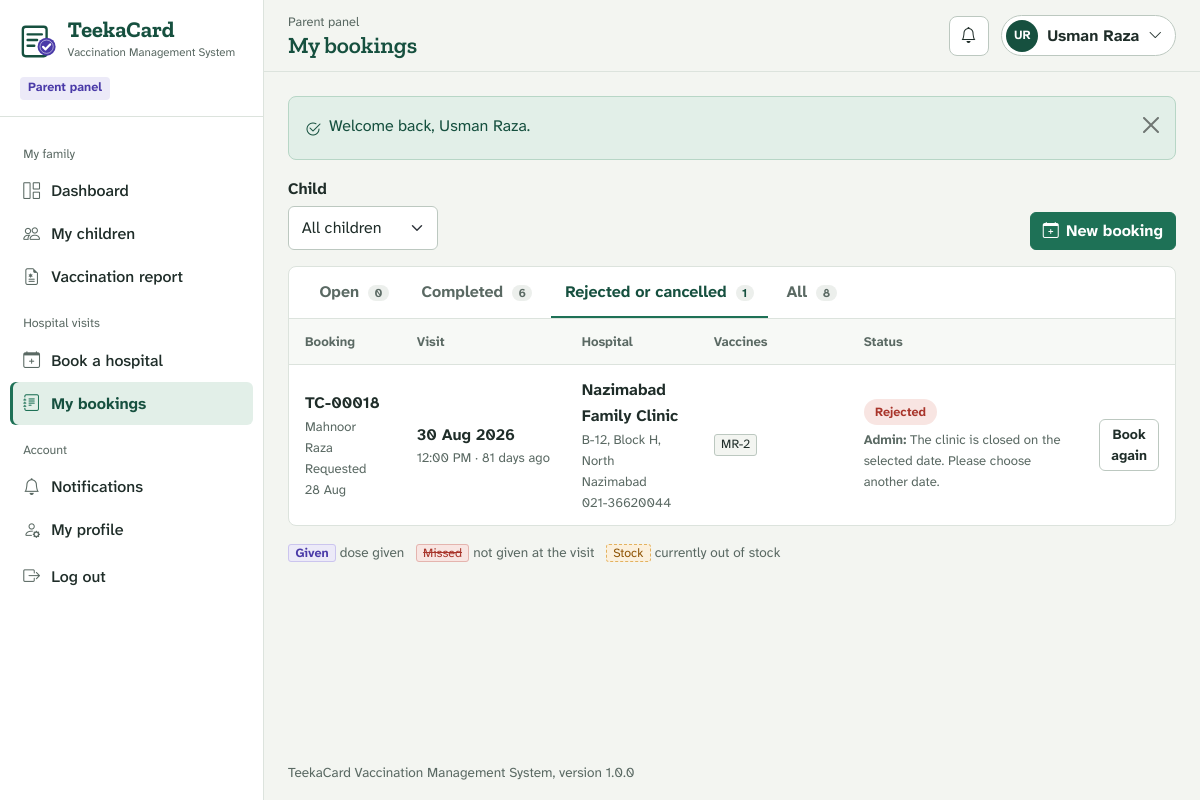
The app's page /1_Source_Code/vms/parent/bookings.php?tab=closed (signed in), older data.
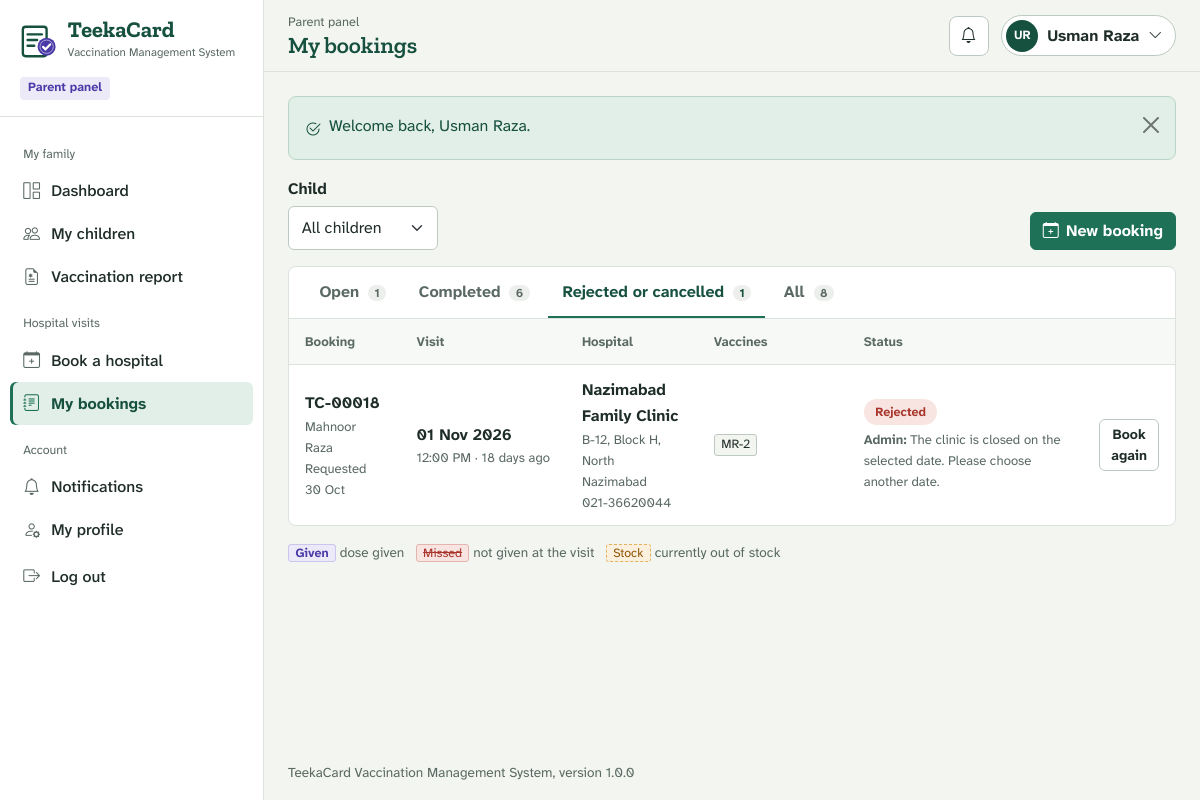
The same page, newer data.
### tables this page shows
CREATE TABLE `appointments` (
  `id`                 INT UNSIGNED NOT NULL AUTO_INCREMENT,
  `parent_id`          INT UNSIGNED NOT NULL,
  `child_id`           INT UNSIGNED NOT NULL,
  `hospital_id`        INT UNSIGNED NOT NULL,
  `appointment_date`   DATE NOT NULL,
  `appointment_time`   TIME NOT NULL,
  `parent_note`        VARCHAR(255) NULL DEFAULT NULL,
  `request_status`     ENUM('Pending','Approved','Rejected','Cancelled') NOT NULL DEFAULT 'Pending',
  `admin_remark`       VARCHAR(255) NULL DEFAULT NULL,
  `decided_at`         DATETIME NULL DEFAULT NULL,
  `vaccination_status` ENUM('Pending','Vaccinated','Partially Vaccinated','Not Vaccinated') NOT NULL DEFAULT 'Pending',
  `hospital_remark`    VARCHAR(255) NULL DEFAULT NULL,
  `completed_at`       DATETIME NULL DEFAULT NULL,
  `created_at`         DATETIME NOT NULL DEFAULT CURRENT_TIMESTAMP,
  `updated_at`         DATETIME NULL DEFAULT NULL ON UPDATE CURRENT_TIMESTAMP,
  PRIMARY KEY (`id`),
  KEY `idx_appt_date` (`appointment_date`),
  KEY `idx_appt_request` (`request_status`),
  KEY `idx_appt_vacc` (`vaccination_status`),
  CONSTRAINT `fk_appt_parent`   FOREIGN KEY (`parent_id`)   REFERENCES `parents` (`id`)   ON DELETE CASCADE,
  CONSTRAINT `fk_appt_child`    FOREIGN KEY (`child_id`)    REFERENCES `children` (`id`)  ON DELETE CASCADE,
   
   
  CONSTRAINT `fk_appt_hospital` FOREIGN KEY (`hospital_id`) REFERENCES `hospitals` (`id`) ON DELETE RESTRICT
);

CREATE TABLE `children` (
  `id`            INT UNSIGNED NOT NULL AUTO_INCREMENT,
  `parent_id`     INT UNSIGNED NOT NULL,
  `name`          VARCHAR(100) NOT NULL,
  `date_of_birth` DATE NOT NULL,
  `gender`        ENUM('Male','Female') NOT NULL,
  `blood_group`   VARCHAR(5) NULL DEFAULT NULL,
  `birth_weight`  DECIMAL(4,2) NULL DEFAULT NULL COMMENT 'kg',
  `notes`         VARCHAR(255) NULL DEFAULT NULL COMMENT 'allergies / medical notes',
  `created_at`    DATETIME NOT NULL DEFAULT CURRENT_TIMESTAMP,
  `updated_at`    DATETIME NULL DEFAULT NULL ON UPDATE CURRENT_TIMESTAMP,
  PRIMARY KEY (`id`),
  KEY `idx_child_parent` (`parent_id`),
  CONSTRAINT `fk_child_parent` FOREIGN KEY (`parent_id`)
    REFERENCES `parents` (`id`) ON DELETE CASCADE
);

CREATE TABLE `hospitals` (
  `id`         INT UNSIGNED NOT NULL AUTO_INCREMENT,
  `name`       VARCHAR(150) NOT NULL,
  `email`      VARCHAR(150) NOT NULL,
  `phone`      VARCHAR(20)  NOT NULL,
  `city`       VARCHAR(60)  NOT NULL,
  `address`    VARCHAR(255) NOT NULL,
  `location`   VARCHAR(255) NULL DEFAULT NULL COMMENT 'Area / landmark / map link',
  `timings`    VARCHAR(100) NULL DEFAULT NULL,
  `password`   VARCHAR(255) NOT NULL,
  `status`     ENUM('Pending','Active','Inactive') NOT NULL DEFAULT 'Pending',
  `created_at` DATETIME NOT NULL DEFAULT CURRENT_TIMESTAMP,
  `updated_at` DATETIME NULL DEFAULT NULL ON UPDATE CURRENT_TIMESTAMP,
  PRIMARY KEY (`id`),
  UNIQUE KEY `uq_hospital_email` (`email`),
  KEY `idx_hospital_city` (`city`),
  KEY `idx_hospital_status` (`status`)
);

### 1_Source_Code/vms/includes/functions.php (called while the page is built, shortened)
<?php
function e($value): string
{
    return htmlspecialchars((string) ($value ?? ''), ENT_QUOTES, 'UTF-8');
}
function url(string $path = ''): string
{
    return BASE_PATH . '/' . ltrim($path, '/');
}
function get(string $key, string $default = ''): string
{
    $value = $_GET[$key] ?? $default;
    return is_string($value) ? trim($value) : $default;
}
function int_param(string $key, string $source = 'get'): int
{
    $bag   = $source === 'post' ? $_POST : $_GET;
    $value = filter_var($bag[$key] ?? null, FILTER_VALIDATE_INT, ['options' => ['min_range' => 1]]);
    return $value === false ? 0 : (int) $value;
}
function today(): string
{
    return date('Y-m-d');
}
function fmt_date(?string $date, string $format = 'd M Y'): string
{
    return date($format, strtotime($date));
}
function fmt_time(?string $time): string
{
    return empty($time) ? '-' : date('g:i A', strtotime($time));
}
function days_between(string $from, string $to): int
{
    $a = new DateTime($from);
    $b = new DateTime($to);
    return (int) $a->diff($b)->format('%r%a');
}
function relative_days(string $date): string
{
    $d = days_between(today(), $date);
    return $d > 0 ? 'in ' . $d . ' days' : abs($d) . ' days ago';
}
function booking_ref(int $id): string
{
    return 'TC-' . str_pad((string) $id, 5, '0', STR_PAD_LEFT);
}
function paginate(int $total, int $perPage = PER_PAGE): array
{
    $pages = max(1, (int) ceil($total / $perPage));
    $page  = min(max(1, int_param('page')), $pages);
    return ['page' => $page, 'per' => $perPage, 'offset' => ($page - 1) * $perPage, 'pages' => $pages, 'total' => $total];
}
function query_url(array $changes): string
{
    $query = array_merge($_GET, $changes);
    $query = array_filter($query, function ($v) {
        return $v !== '' && $v !== null;
    });
    return strtok($_SERVER['REQUEST_URI'] ?? '', '?') . ($query ? '?' . http_build_query($query) : '');
}

### 1_Source_Code/vms/includes/auth.php (called while the page is built, shortened)
<?php
function current_user_id(): int
{
    return (int) ($_SESSION['auth']['id'] ?? 0);
}

### 1_Source_Code/vms/includes/db.php (called while the page is built, shortened)
<?php
function db(): PDO
{
    static $pdo = null;
    if ($pdo === null) {
        $dsn = 'mysql:host=' . DB_HOST . ';port=' . DB_PORT . ';dbname=' . DB_NAME . ';charset=utf8mb4';
        try {
            $pdo = new PDO($dsn, DB_USER, DB_PASS, [
                PDO::ATTR_ERRMODE            => PDO::ERRMODE_EXCEPTION,
                PDO::ATTR_DEFAULT_FETCH_MODE => PDO::FETCH_ASSOC,
                PDO::ATTR_EMULATE_PREPARES   => false,
            ]);
            $pdo->exec("SET time_zone = '" . date('P') . "'");
        } catch (PDOException $e) {
            db_setup_error($e->getMessage());
        }
    }
    return $pdo;
}
function db_run(string $sql, array $params = []): PDOStatement
{
    $stmt = db()->prepare($sql);
    foreach ($params as $key => $value) {
        $param = is_int($key) ? $key + 1 : (str_starts_with($key, ':') ? $key : ':' . $key);
        $type  = is_int($value) ? PDO::PARAM_INT : (is_null($value) ? PDO::PARAM_NULL : PDO::PARAM_STR);
        $stmt->bindValue($param, $value, $type);
    }
    $stmt->execute();
    return $stmt;
}
function db_all(string $sql, array $params = []): array
{
    return db_run($sql, $params)->fetchAll();
}
function db_value(string $sql, array $params = [])
{
    $value = db_run($sql, $params)->fetchColumn();
    return $value === false ? null : $value;
}
function db_placeholders(int $count): string
{
    return implode(', ', array_fill(0, max(1, $count), '?'));
}

### 1_Source_Code/vms/parent/bookings.php (the view, shortened to what the changed rows need)
<?php
$parentId = current_user_id();
$tabs = [
    'open'   => ['Open', "a.request_status IN ('Pending', 'Approved') AND a.vaccination_status = 'Pending' AND a.appointment_date >= CURDATE()"],
    'done'   => ['Completed', "a.request_status = 'Approved' AND (a.vaccination_status <> 'Pending' OR a.appointment_date < CURDATE())"],
    'closed' => ['Rejected or cancelled', "a.request_status IN ('Rejected', 'Cancelled')"],
    'all'    => ['All', '1 = 1'],
];
$tab = get('tab', 'open');
$baseWhere  = 'a.parent_id = ?';
$baseParams = [$parentId];
$counts = [];
foreach ($tabs as $key => [, $condition]) {
    $counts[$key] = (int) db_value("SELECT COUNT(*) FROM appointments a WHERE $baseWhere AND $condition", $baseParams);
}
$where = $baseWhere . ' AND ' . $tabs[$tab][1];
$pager = paginate($counts[$tab]);
$order = $tab === 'open' ? 'a.appointment_date ASC, a.appointment_time ASC' : 'a.appointment_date DESC, a.appointment_time DESC';
$rows = db_all(
    "SELECT a.*, c.name AS child_name, h.name AS hospital_name, h.phone AS hospital_phone, h.address AS hospital_address
       FROM appointments a
       JOIN children c  ON c.id = a.child_id
       JOIN hospitals h ON h.id = a.hospital_id
      WHERE $where
      ORDER BY $order
      LIMIT ? OFFSET ?",
    array_merge($baseParams, [$pager['per'], $pager['offset']])
);
$vaccines = appointment_vaccine_map(array_column($rows, 'id'));
require APP_ROOT . '/includes/layout/panel-header.php';
?>
<div class="sheet">
    <nav class="tabs-line" aria-label="Booking status">
        <?php foreach ($tabs as $key => [$label]): ?>
            <a class="<?= $tab === $key ? 'active' : '' ?>" href="<?= e(query_url(['tab' => $key, 'page' => null])) ?>"
               <?= $tab === $key ? 'aria-current="page"' : '' ?>>
                <?= e($label) ?> <span class="num"><?= $counts[$key] ?></span>
            </a>
        <?php endforeach; ?>
    </nav>
    <?php if (!$rows): ?>
        <?= empty_state('No bookings here', $tab === 'open' ? 'You have no upcoming visits.' : 'Nothing to show for this filter.', url('parent/book.php'), 'Book a hospital') ?>
    <?php else: ?>
        <div class="table-responsive">
            <table class="table">
                <thead>
                    <tr>
                        <th scope="col">Booking</th>
                        <th scope="col">Visit</th>
                        <th scope="col">Hospital</th>
                        <th scope="col">Vaccines</th>
                        <th scope="col">Status</th>
                        <th scope="col"><span class="visually-hidden">Actions</span></th>
                    </tr>
                </thead>
                <tbody>
                    <?php foreach ($rows as $a): ?>
                        <tr>
                            <td>
                                <div class="cell-title ref"><?= e(booking_ref((int) $a['id'])) ?></div>
                                <div class="cell-sub"><?= e($a['child_name']) ?></div>
                                <div class="cell-sub">Requested <?= e(fmt_date($a['created_at'], 'd M')) ?></div>
                            </td>
                            <td class="text-nowrap">
                                <div class="fw-600"><?= e(fmt_date($a['appointment_date'])) ?></div>
                                <div class="cell-sub"><?= e(fmt_time($a['appointment_time'])) ?> &middot; <?= e(relative_days($a['appointment_date'])) ?></div>
                            </td>
                            <td>
                                <div class="fw-600"><?= e($a['hospital_name']) ?></div>
                                <div class="cell-sub"><?= e($a['hospital_address']) ?></div>
                                <div class="cell-sub"><?= e($a['hospital_phone']) ?></div>
                            </td>
                            <td style="min-width: 150px"><?= vaccine_chips($vaccines[$a['id']] ?? [], true, true) ?></td>
                            <td style="min-width: 190px">
                                <?= booking_stage_badge($a) ?>
                                <?php if ($a['admin_remark']): ?>
                                    <div class="cell-sub mt-1"><strong>Admin:</strong> <?= e($a['admin_remark']) ?></div>
                                <?php endif; ?>
                            </td>
                            <td class="text-end">
                                <?php if (booking_can_cancel($a)): ?>
                                    <form method="post" data-confirm="Cancel booking <?= e(booking_ref((int) $a['id'])) ?> for <?= e($a['child_name']) ?>?">
                                        <?= csrf_field() ?>
                                        <input type="hidden" name="action" value="cancel">
                                        <input type="hidden" name="appointment_id" value="<?= (int) $a['id'] ?>">
                                        <button class="btn btn-sm btn-outline-danger" type="submit">Cancel</button>
                                    </form>
                                <?php elseif ($a['vaccination_status'] !== 'Pending'): ?>
                                    <a class="btn btn-sm btn-light" href="<?= url('parent/report.php?child=' . (int) $a['child_id']) ?>">Report</a>
                                <?php elseif ($a['request_status'] === 'Rejected'): ?>
                                    <a class="btn btn-sm btn-light" href="<?= url('parent/book.php?child=' . (int) $a['child_id'] . '&hospital=' . (int) $a['hospital_id']) ?>">Book again</a>
                                <?php endif; ?>
                            </td>
                        </tr>
                    <?php endforeach; ?>
                </tbody>
            </table>
        </div>
    <?php endif; ?>
</div>
<?php require APP_ROOT . '/includes/layout/panel-footer.php'; ?>

### 1_Source_Code/vms/includes/bookings.php (shortened to what the changed rows need)
<?php
function appointment_vaccine_map(array $appointmentIds): array
{
    $ids = array_values(array_unique(array_map('intval', $appointmentIds)));
    $map = array_fill_keys($ids, []);
    $rows = db_all(
        'SELECT av.appointment_id, av.vaccine_id, av.status, av.given_at,
                v.short_name, v.name, v.status AS stock_status
           FROM appointment_vaccines av
           JOIN vaccines v ON v.id = av.vaccine_id
          WHERE av.appointment_id IN (' . db_placeholders(count($ids)) . ')
          ORDER BY v.age_days, v.id',
        $ids
    );
    foreach ($rows as $row) {
        $map[(int) $row['appointment_id']][] = $row;
    }
    return $map;
}
function vaccine_chips(array $vaccines, bool $showResult = false, bool $showStock = false): string
{
    $html = '<div class="dose-cells">';
    foreach ($vaccines as $v) {
        $class = 'dose-cell';
        $title = $v['name'];
        $html .= '<span class="' . $class . '" title="' . e($title) . '">' . e($v['short_name']) . '</span>';
    }
    return $html . '</div>';
}
function booking_stage(array $a): array
{
    switch ($a['request_status']) {
        case 'Rejected':
            return ['Rejected', 'pill-red'];
    }
    return [$a['appointment_date'] === today() ? 'Confirmed for today' : 'Confirmed', 'pill-green'];
}
function booking_stage_badge(array $a): string
{
    [$label, $class] = booking_stage($a);
    return '<span class="pill ' . $class . '">' . e($label) . '</span>';
}
function booking_can_cancel(array $a): bool
{
    return in_array($a['request_status'], ['Pending', 'Approved'], true)
        && $a['vaccination_status'] === 'Pending'
        && $a['appointment_date'] >= today();
}

Row changes from the older to the newer data that the page shows:
changed appointments "TC-00018": created_at "28 Aug" → "30 Oct"; appointment_date "30 Aug 2026" → "01 Nov 2026"; appointment_date "81 days ago" → "18 days ago"
Text that changed along with them:
new list line: "Open 1"
list line gone: "Open 0"
